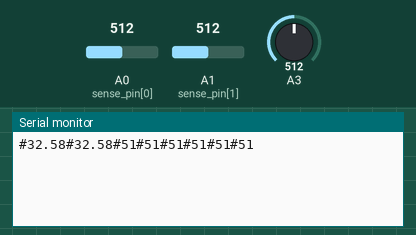
A sketch run on a simulated Arduino Uno, built with avr-gcc and run on an emulated ATmega328P. On the bench: the last lines printed to the serial monitor. The inputs (shaded band) are chosen by the test bench; at power-on: A0 (sense_pin[0]) = 512, A1 (sense_pin[1]) = 512, A3 = 512.

Above: at 1.2 s.
1.3 s: A0 (sense_pin[0]) set to 716
At 2.6 s:
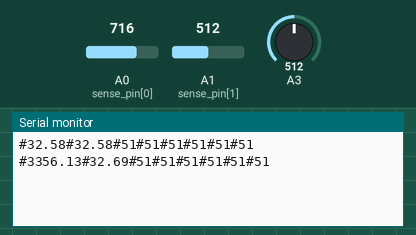
2.8 s: A1 (sense_pin[1]) set to 716
At 4.1 s:
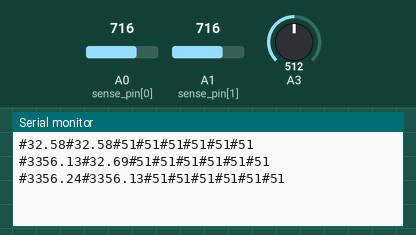
4.3 s: A3 set to 716
At 5.3 s:
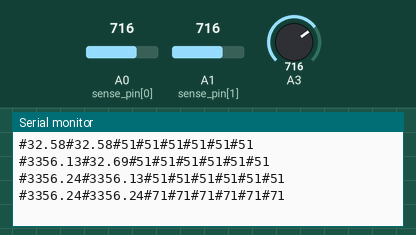
5.8 s: A0 (sense_pin[0]) set to 900
At 7.1 s:
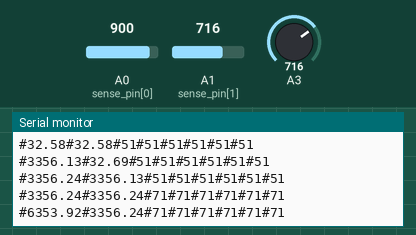
7.3 s: A1 (sense_pin[1]) set to 900
At 8.6 s:
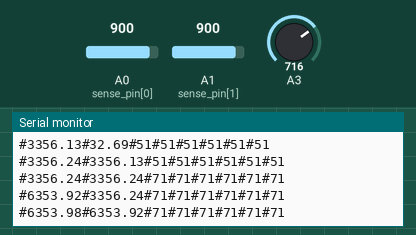
8.8 s: A3 set to 900
At 10.3 s:
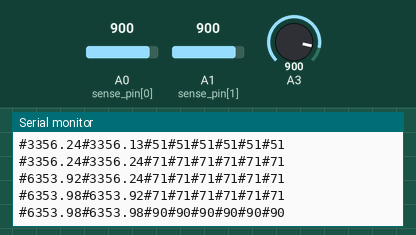
Timing chart, 0 to 11.3 s (numbered marks = the images above; inputs shaded):
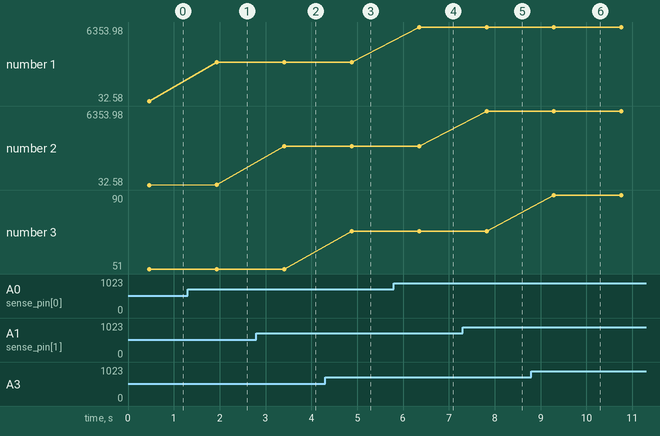

Measured:
- after the input at 1.3 s, the serial monitor: prints a new line after 0.64 s (image 1)
- after the input at 2.8 s, the serial monitor: prints a new line after 0.61 s (image 2)
- after the input at 4.3 s, the serial monitor: prints a new line after 0.58 s (image 3)
- after the input at 5.8 s, the serial monitor: prints a new line after 0.55 s (image 4)
- after the input at 7.3 s, the serial monitor: prints a new line after 0.52 s (image 5)
- after the input at 8.8 s, the serial monitor: prints a new line after 0.49 s (image 6)
- plotted number 1: 32.58 → 3356.13 after the input at 1.3 s, 3356.24 → 6353.92 after the input at 5.8 s
- plotted number 3: 51 → 71 after the input at 4.3 s, 71 → 90 after the input at 8.8 s

The sketch:

ACS712.ino
```cpp
#define N 1024

float kwh1 = 0, kwh2 = 0;
uint8_t sense_pin[2] = {A0,A1};


unsigned long dt = 0,present_ms = 0, last_ms = 0, moist_ms = 0, update_time = 5000;

float voltage[2] = {0,0};
long offset = 510;
float division = 66;
float rms_current[2] = {0,0},rms_voltage = 220;
float current[2] = {0,0};
float real_power[2] = {0,0};

float temp = 0;

void setup() {
  // put your setup code here, to run once:
  pinMode(sense_pin, INPUT);
  Serial.begin(9600);
}

void loop() {

  cal_kwh_par();
  send_data();
  delay(1000);
}

void cal_kwh_par()
{
  for (int i = 0; i < N; i++)
  {
    for(int j = 0; j < 2; j++)
    {
    voltage[j]= analogRead(sense_pin[j]);

    voltage[j] = (voltage[j] - offset);
    voltage[j] = voltage[j] * 5 / 1023;
    voltage[j] = voltage[j] * 1000 / division;
    temp = voltage[j];
    current[j] += temp;
    rms_current[j] += temp * temp;
  }
  }

  rms_current[0] = sqrt(rms_current[0] / N);
  rms_current[1] = sqrt(rms_current[1] / N);
  current[0] = current[0] / N;
  current[1] = current[1] / N;
  real_power[0] = rms_current[0] * rms_voltage;
  real_power[1] = rms_current[1] * rms_voltage;
}

void send_data()
{
  Serial.print("#");
  Serial.print(real_power[0]);
  Serial.print("#");
  Serial.print(real_power[1]);
  for (int i = 0; i < 6; i++)
  {
    Serial.print("#");
    Serial.print(analogRead(A3) / 10);
  }
  Serial.print("\n");
}
```
